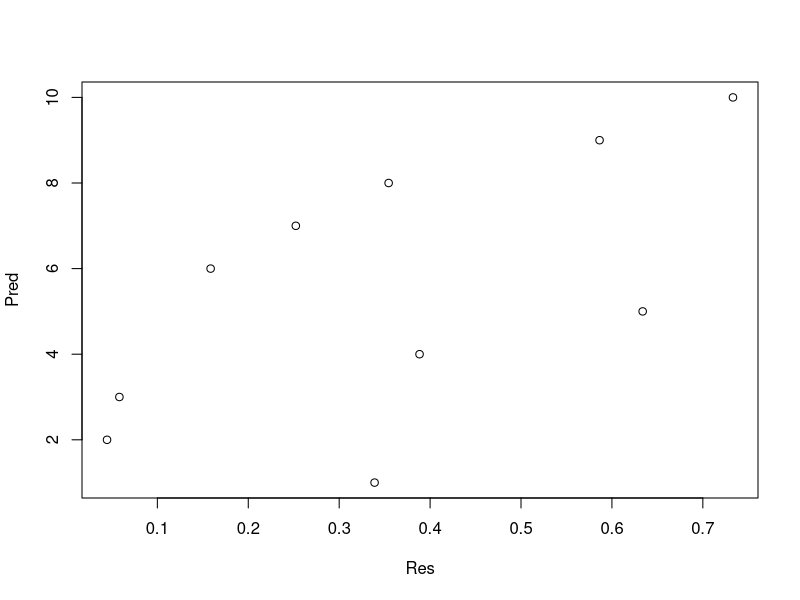

Recreate this plot in R.
## ---- chunk 1
knitr::opts_chunk$set(echo = TRUE)
## ---- chunk 2

#first chunk of code in rmd file
print(pi) 
pi + 3

## ---- chunk 3

# use the eval statement to toggle 

#{r eval=TRUE, echo=FALSE}
# Commented this bc notr working

# Use comments extensively in all of your coding!
Pred <-seq(1,10)   #make a vector of integers from 1 to 10
Res <-runif(10)    #generate 10 draws from a random uniform (0,1) distribution

# Print random numbers
print(Res)

plot(Res,Pred)

